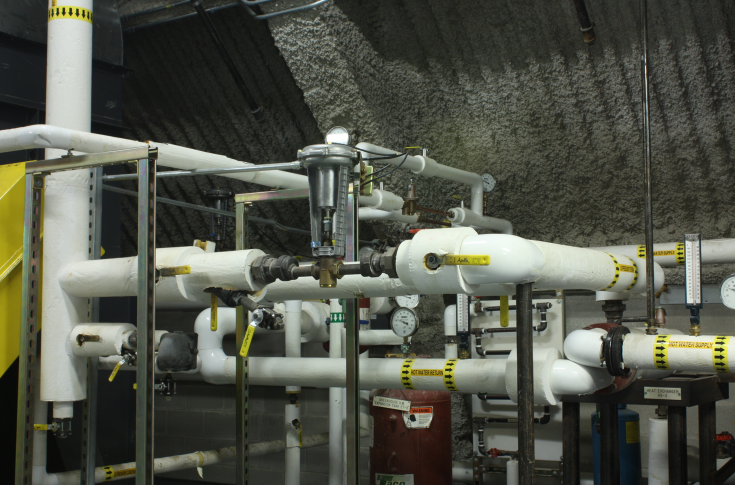
#> input picture projects/IGEV-plusplus/demo-imgs/PipesH/im0.png, 1470 x 970 px, found by its file name (shown at 1/2 size)
$ python read_stereo.py   (older library calls are emulated)
#> lines starting #> are read from the running program, lines starting #| are printed output that depends on the picture
import cv2
import numpy as np
from matplotlib import pyplot as plt
import os
# 从YAML文件加载相机标定参数
def load_calibration(filename):
    fs = cv2.FileStorage(filename, cv2.FILE_STORAGE_READ)
    if not fs.isOpened():
        raise ValueError(f"无法打开文件: {filename}")

    calibration = {}
    # 读取左相机参数
    calibration['M1'] = fs.getNode("M1").mat()  # 左相机内参矩阵
    calibration['D1'] = fs.getNode("D1").mat()  # 左相机畸变系数

    # 读取右相机参数
    calibration['M2'] = fs.getNode("M2").mat()  # 右相机内参矩阵
    calibration['D2'] = fs.getNode("D2").mat()  # 右相机畸变系数

    # 读取外参
    calibration['R'] = fs.getNode("R").mat()  # 旋转矩阵
    calibration['T'] = fs.getNode("T").mat()  # 平移向量

    # 读取校正参数（直接从文件获取，不需要计算）
    calibration['R1'] = fs.getNode("R1").mat()  # 左相机校正旋转矩阵
    calibration['R2'] = fs.getNode("R2").mat()  # 右相机校正旋转矩阵
    calibration['P1'] = fs.getNode("P1").mat()  # 左相机投影矩阵
    calibration['P2'] = fs.getNode("P2").mat()  # 右相机投影矩阵
    calibration['Q'] = fs.getNode("Q").mat()  # 视差转深度矩阵

    fs.release()
    return calibration

def draw_horizontal_lines(img, interval=40, color=(0, 255, 0), thickness=1):
    """
    在 img 上每隔 interval 像素画一条水平直线
    """
    h, w = img.shape[:2]
    for y in range(0, h, interval):
        cv2.line(img, (0, y), (w, y), color, thickness)
    return img


# 主程序
if __name__ == "__main__":
    # 加载标定参数
    stereo_gongjian = "./config/stereo_gongjian.yml"
    stereo_new = "stereo_new.yml"
    stereo_other = "stereo_other.yml"
    stereo_jxp = "stereo_jxp.yml"
    stereo_luowen = "./config/stereo_luowen.yml"
    stereo_calib = "config\stereo_calib.yaml"
    stereo = "config\stereo.yml"

    calib = load_calibration(stereo)

    # 从标定数据中提取参数
    left_camera_matrix = calib['M1']
    left_distortion = calib['D1']
    # left_distortion = np.array([0.0, 0.0, 0.0, 0.0, 0.0])


    right_camera_matrix = calib['M2']
    right_distortion = calib['D2']
    # right_distortion = np.array([0.0, 0.0, 0.0, 0.0, 0.0])

    R = calib['R']
    T = calib['T']


    # size = (800, 800)
    size = (720, 1280)
    #测试自己生成
    # R1, R2, P1, P2, Q, validPixROI1, validPixROI2 = cv2.stereoRectify(left_camera_matrix, left_distortion,
    #                                                                   right_camera_matrix, right_distortion, size, R,
    #                                                                   T)

    # 直接从标定文件获取校正参数（不需要调用stereoRectify）
    R1 = calib['R1']
    R2 = calib['R2']
    P1 = calib['P1']
    P2 = calib['P2']
    Q = calib['Q']

    # # # 图像尺寸（从标定参数推断）
    # cx = int(left_camera_matrix[0, 2])  # 光心x坐标
    # cy = int(left_camera_matrix[1, 2])  # 光心y坐标
    # # 假设图像尺寸为光心坐标的2倍（常见设置）
    # width = int(2 * cx)
    # height = int(2 * cy)
    # # size = (720, 1280)

    # 创建校正映射表（使用文件中的校正参数）
    left_map1, left_map2 = cv2.initUndistortRectifyMap(
        left_camera_matrix,
        left_distortion,
        R1,  # 使用文件中的R1
        P1,  # 使用文件中的P1
        size,
        cv2.CV_16SC2
    )

    right_map1, right_map2 = cv2.initUndistortRectifyMap(
        right_camera_matrix,
        right_distortion,
        R2,  # 使用文件中的R2
        P2,  # 使用文件中的P2
        size,
        cv2.CV_16SC2
    )

    # 读取图片
    # im_path = r"./datasets/FDJYP-3/202506281603-0001"
    # im_path = r"./datasets/gongjian_test/1"
    # im_path = r"rectified_images\202506281603-0001"
    im_path = r"D:\Desktop\output\202511201052-0016"
    frame1 = cv2.imread(os.path.join(im_path, "im0.png"))  # 左视图
#> frame1 is the input picture: shape (970, 1470, 3); mean B, G, R 72.8, 84.1, 81.5
    frame2 = cv2.imread(os.path.join(im_path, "im1.png"))  # 右视图
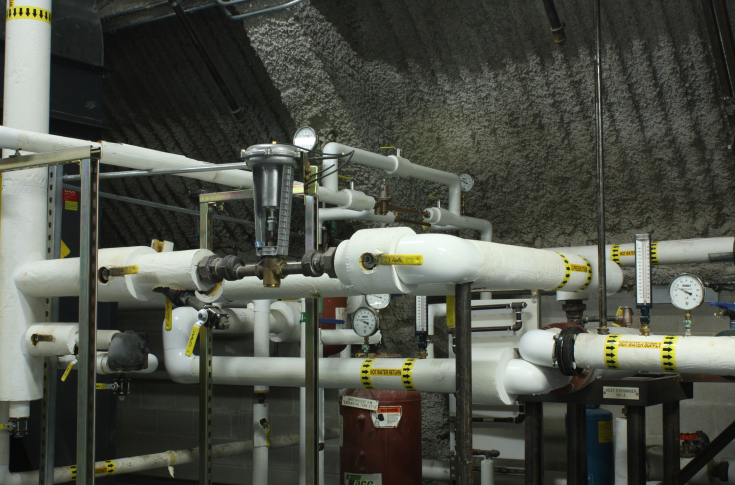
#> input picture projects/IGEV-plusplus/demo-imgs/PipesH/im1.png, 1470 x 970 px, found by its file name (shown at 1/2 size)
#> frame2 is the input picture: shape (970, 1470, 3); mean B, G, R 71.6, 80.8, 77.9

    # 使用映射表进行图像校正（直接使用BGR图像）
    img1_rectified = cv2.remap(frame1, left_map1, left_map2, cv2.INTER_LINEAR)
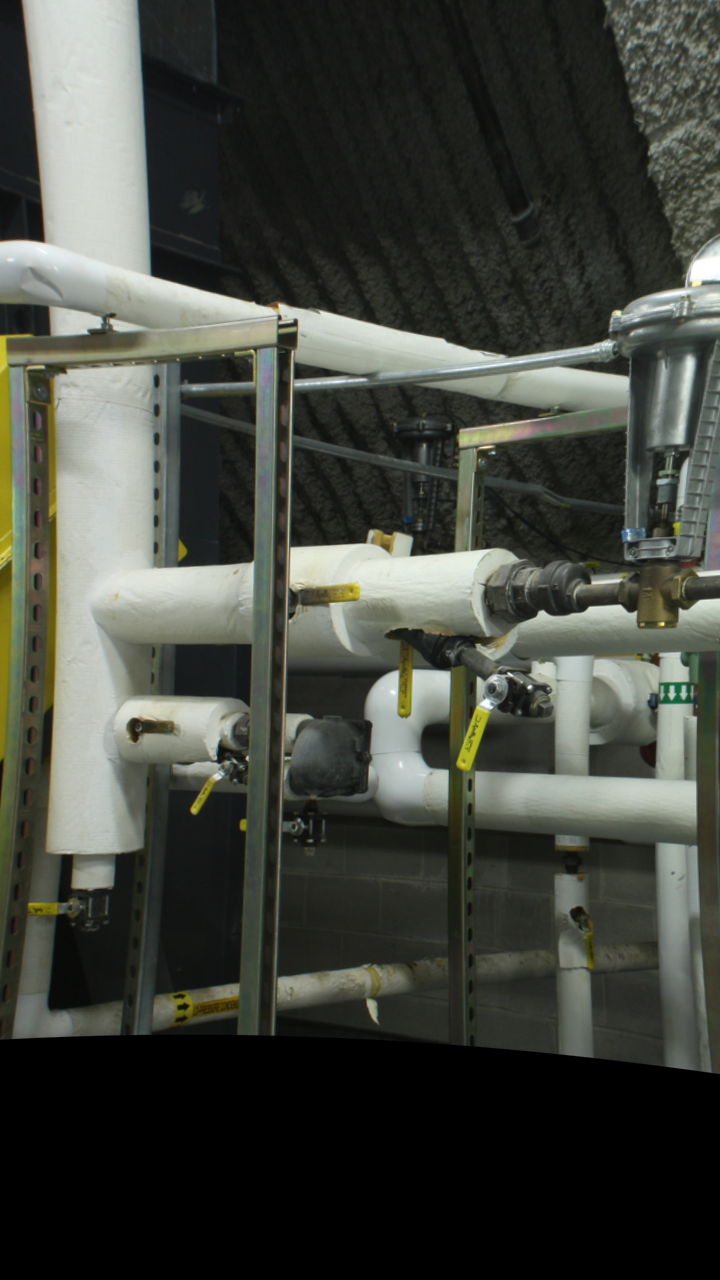
#> img1_rectified: shape (1280, 720, 3); mean B, G, R 61.9, 69.3, 66.5

    img2_rectified = cv2.remap(frame2, right_map1, right_map2, cv2.INTER_LINEAR)
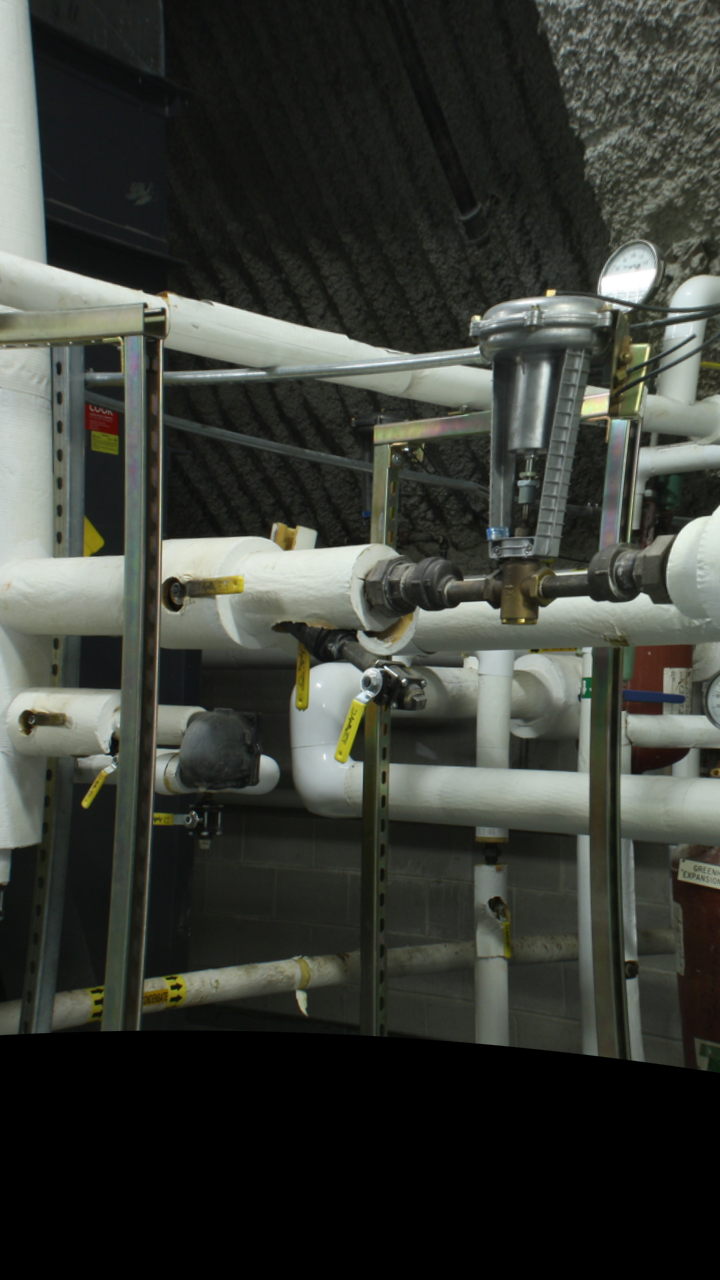
#> img2_rectified: shape (1280, 720, 3); mean B, G, R 54.3, 60.6, 57.7


    # 检查矫正图片
    # 设置显示尺寸
    display_size = (360, 640)
    # display_size = (400, 400)
    # 缩放图像到统一大小
    img1_resized = cv2.resize(img1_rectified, display_size)
    img2_resized = cv2.resize(img2_rectified, display_size)

    # 在每张图上画水平参考线
    img1_with_lines = draw_horizontal_lines(img1_resized.copy(), interval=40)
#> after the loop in draw_horizontal_lines, `for y in range(0, h, interval):`:
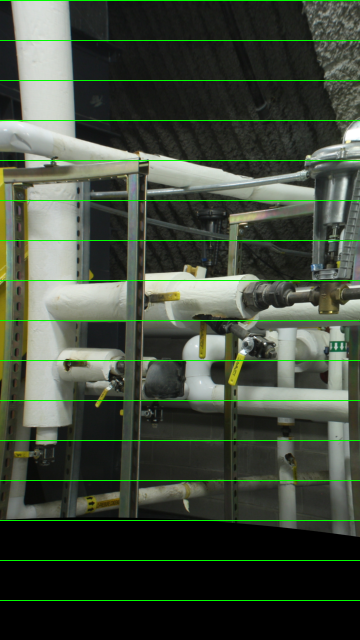
#> img: shape (640, 360, 3); mean of channels 0, 1, 2 60.4, 74, 64.8; drawn as B, G, R
    img2_with_lines = draw_horizontal_lines(img2_resized.copy(), interval=40)
#> call 2 of draw_horizontal_lines, with interval = 40, color = (0, 255, 0), thickness = 1
#> after the loop in draw_horizontal_lines (call 2), `for y in range(0, h, interval):`:
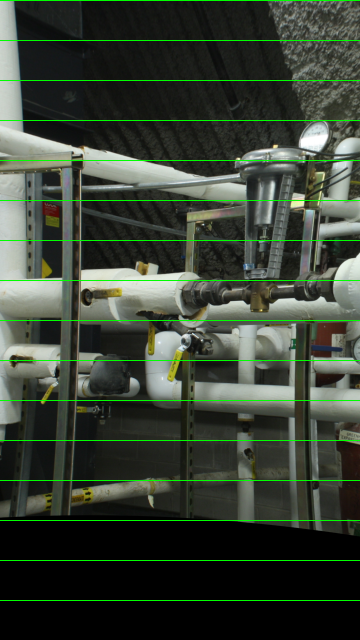
#> img: shape (640, 360, 3); mean of channels 0, 1, 2 53, 65.5, 56.3; drawn as B, G, R

    # 拼接图像：水平堆叠
    concatenated = np.hstack((img1_with_lines, img2_with_lines))
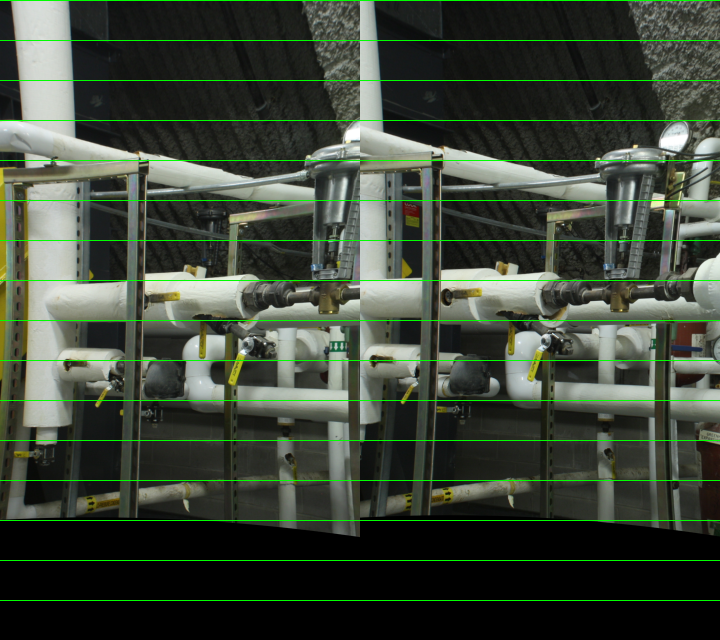
#> concatenated: shape (640, 720, 3); mean of channels 0, 1, 2 56.7, 69.7, 60.6; drawn as B, G, R
    # 显示拼接后的图像
    cv2.imshow("Rectified Stereo Pair", concatenated)
    cv2.waitKey(0)
    cv2.destroyAllWindows()


    # # 打印Q矩阵（视差转深度矩阵）
    # print("Q矩阵（视差转深度）:")
    # print(Q)
    #
    # 保存映射表供后续使用（可选）
    np.save("left_map1.npy", left_map1)
    np.save("left_map2.npy", left_map2)
    np.save("right_map1.npy", right_map1)
    np.save("right_map2.npy", right_map2)
